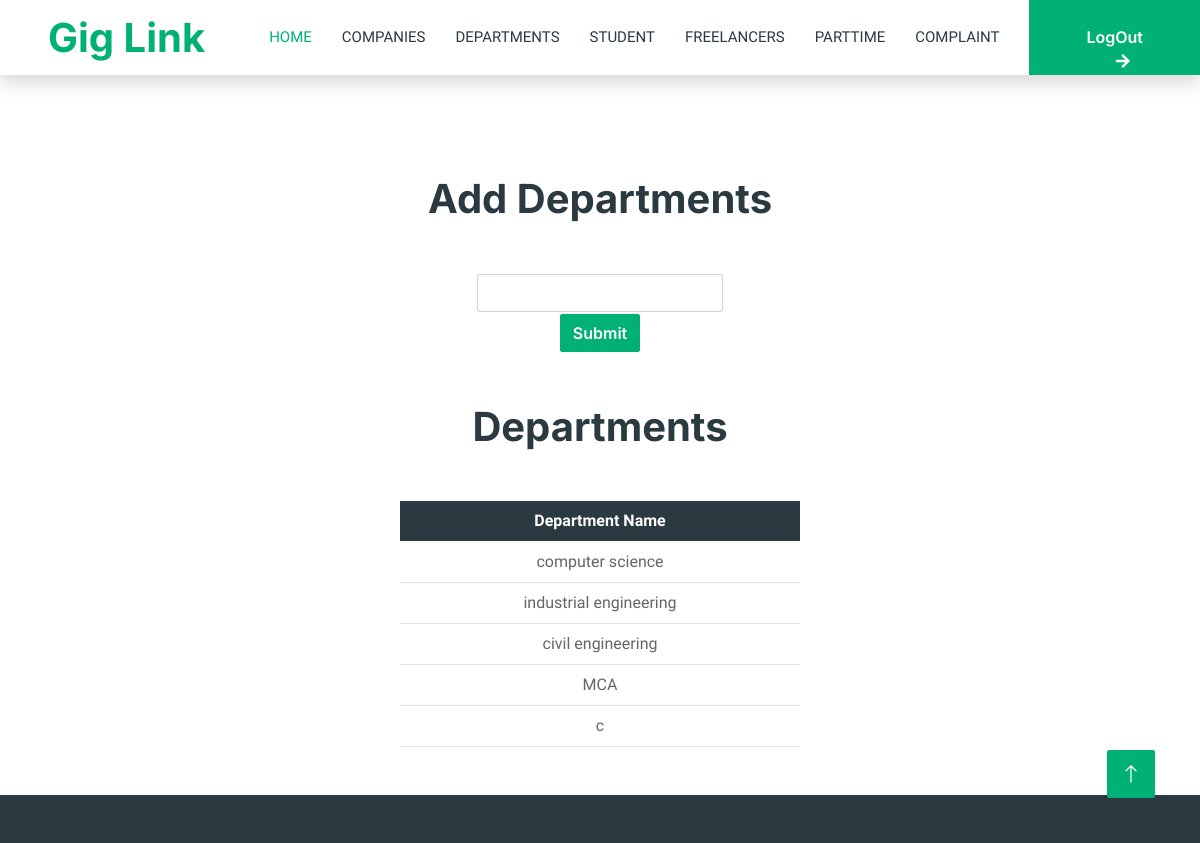
Screenshot of /adm_department with the database file from the repository.
### link/models.py (models this page shows)
class department(models.Model):
    department_id=models.AutoField(primary_key=True)
    department_name=models.CharField(max_length=225)

### link/views.py (the view)
# urls.py: path('adm_department',views.adm_department),
def adm_department(request):
    a=department.objects.all()
    if request.method=='POST':
        dep=request.POST['dep']
        z=department(department_name=dep)
        z.save()
        return HttpResponse("<script>alert('Added successfully');window.location='/adm_department';</script>")
    return render(request,'adm_depatment.html',{'a':a})

### templates/adm_depatment.html (shortened to what this page needs)
{% include 'admin_header.html'%}
<center>
    <h1 style="margin-top: 100px;">Add Departments</h1>
    <form method="post">
        <table style="margin-top: 50px;">
            <tr>
                <td><input type="text" name="dep" class="form-control" required></td>
            </tr>
            <tr>
                <td colspan="2" align="center"><input type="submit" name="submit" class="btn btn-primary"></td>
            </tr>
        </table>
    </form>
</center>
<center>
    <h1 style="margin-top: 50px;">Departments</h1>
    <table class="table" style="margin-top: 50px;width:400px">
        <thead class="table-dark">
            <tr>
                <th>Department Name</th>
            </tr>
        </thead>
        {% for i in a %}
        <tr>
            <td>{{i.department_name}}</td>
        </tr>
        {% endfor %}
    </table>
</center>
{% include 'footer.html'%}

### static/css/style.css (style rules this page uses)
:root { --primary: #00B074; --secondary: #2B9BFF; --light: #EFFDF5; --dark: #2B3940; }
.btn { font-family: 'Inter', sans-serif; font-weight: 600; transition: .5s; }
.btn.btn-primary, .btn.btn-secondary { color: #FFFFFF; }

### templates/adm_depatment.html (style rules this page uses)
th,td { text-align: center; }

### rows the page displays
department: department_name "computer science"
department: department_name "industrial engineering"
department: department_name "civil engineering"
department: department_name "MCA"
department: department_name "c"
